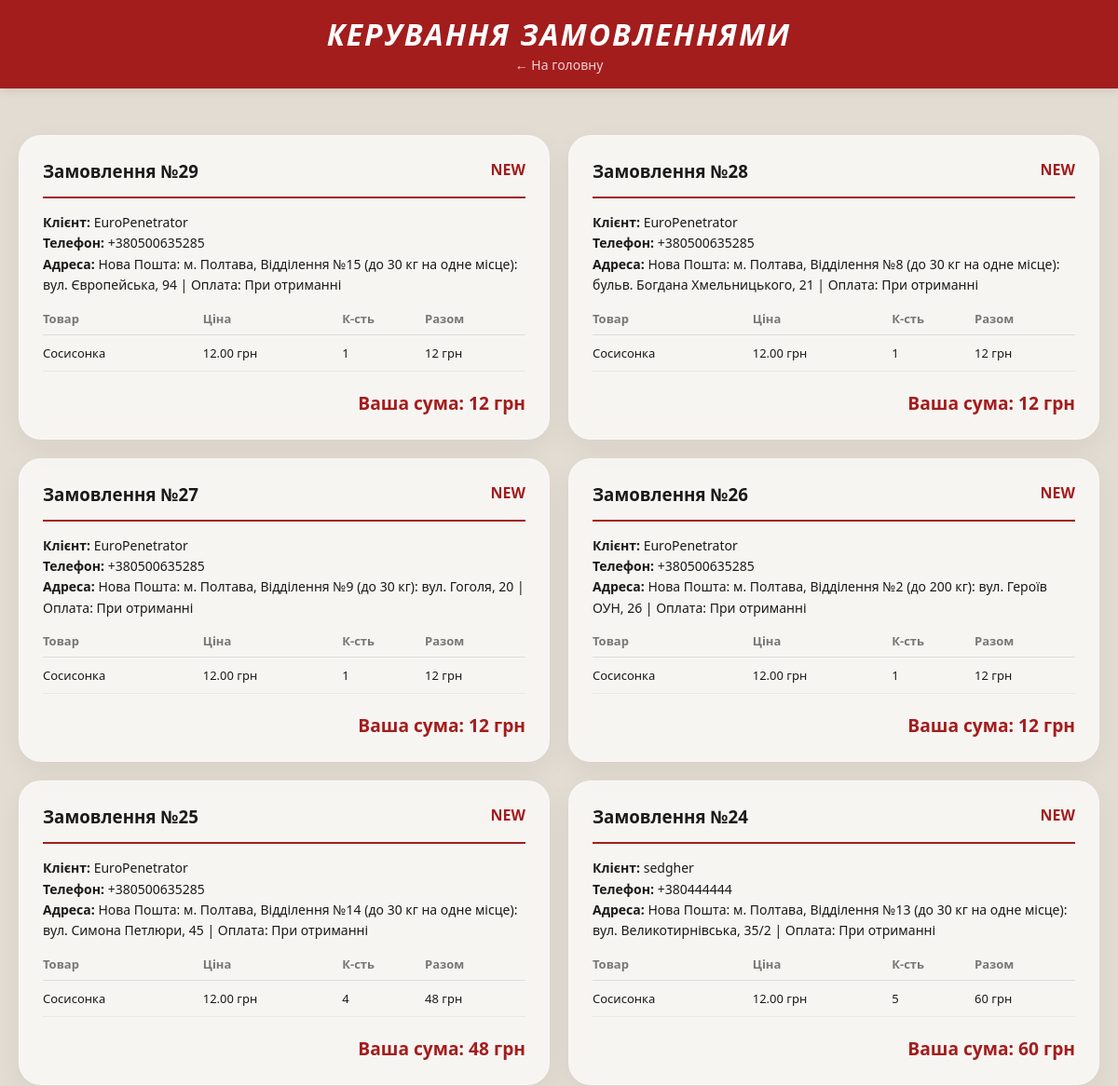
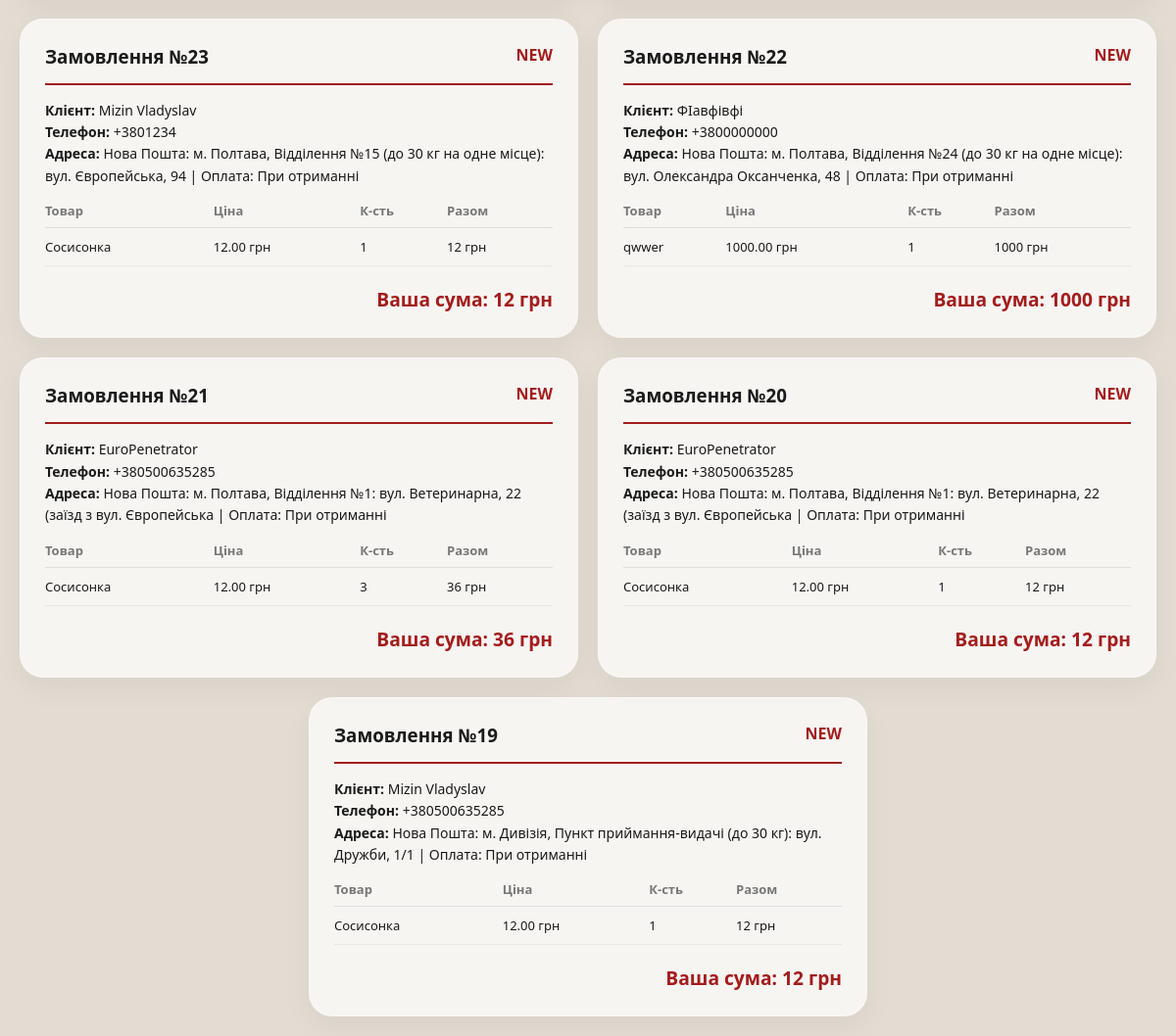
The app's page /admin_orders.php (signed in), older data (2 pictures, top to bottom).
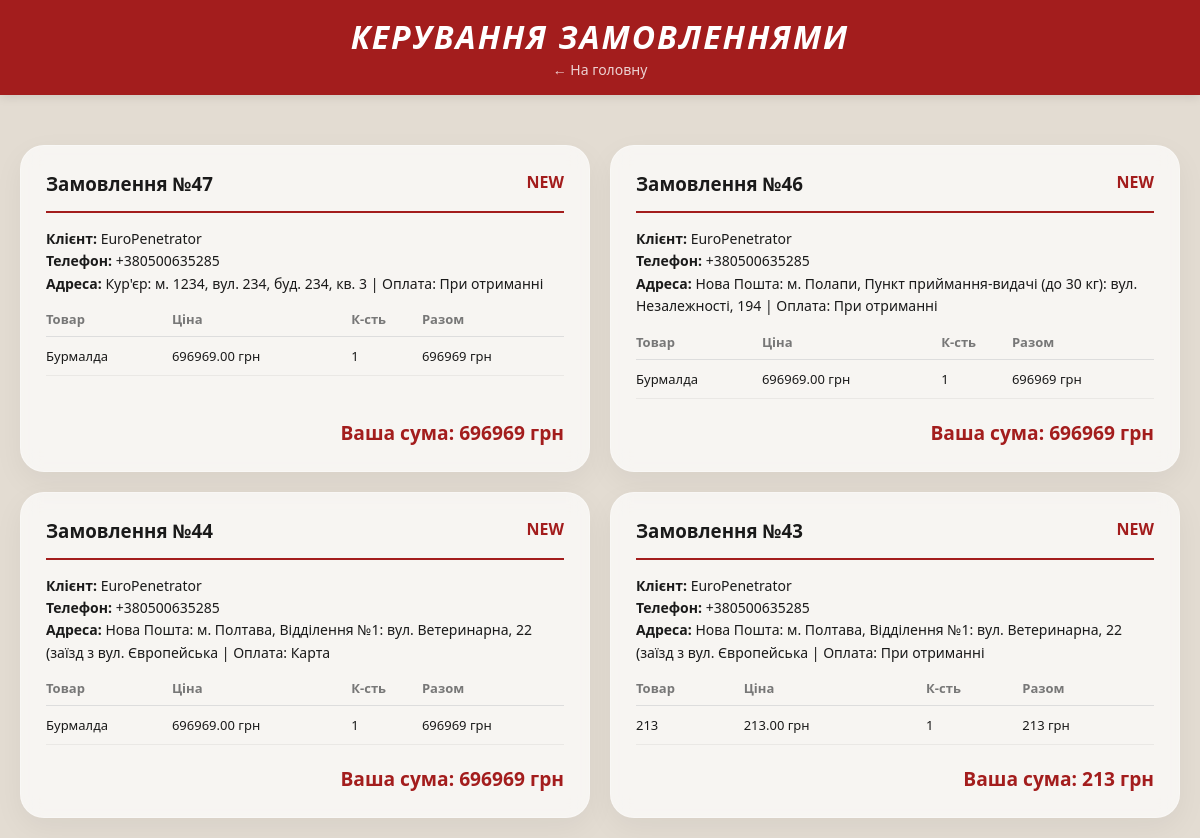
The same page, newer data.
### tables this page shows
CREATE TABLE `orders` (
  `id` int(11) NOT NULL,
  `user_id` int(11) DEFAULT NULL,
  `customer_name` varchar(255) DEFAULT NULL,
  `phone` varchar(20) DEFAULT NULL,
  `address` text NOT NULL,
  `total_price` decimal(10,2) DEFAULT NULL,
  `items_json` text DEFAULT NULL,
  `status` enum('new','processing','completed') DEFAULT 'new',
  `created_at` timestamp NOT NULL DEFAULT current_timestamp()
);

### admin_orders.php (the view, shortened to what this page needs)
<?php
require 'config.php';
$seller_id = $_SESSION['user_id'];
$stmt = $pdo->prepare("
    SELECT o.*, u.name as buyer_name
    FROM orders o
    LEFT JOIN users u ON o.user_id = u.id
    ORDER BY o.created_at DESC
");
$stmt->execute();
$all_orders = $stmt->fetchAll();
$seller_orders = [];
foreach ($all_orders as $order) {
    $items = json_decode($order['items_json'], true);
    $seller_items = [];
    $seller_subtotal = 0;
    if (is_array($items)) {
        foreach ($items as $item) {
            if (isset($item['product_id'])) {
                $stmt_prod = $pdo->prepare("SELECT seller_id FROM products WHERE id = ?");
                $stmt_prod->execute([$item['product_id']]);
                $product = $stmt_prod->fetch();
                if ($product && $product['seller_id'] == $seller_id) {
                    $seller_items[] = $item;
                    $seller_subtotal += $item['price'] * $item['quantity'];
                }
            }
        }
    }
    if (!empty($seller_items)) {
        $order['my_items'] = $seller_items;
        $order['my_total'] = $seller_subtotal;
        $seller_orders[] = $order;
    }
}
?>
<!DOCTYPE html>
<html lang="uk">
<head>
    <link rel="stylesheet" href="style.css">
</head>
<body class="admin-body">
    <div class="header-admin">
        <h1>Керування замовленнями</h1>
        <a href="index.php" class="back-link">← На головну</a>
    </div>
    <div class="orders-grid">
        <?php if (empty($seller_orders)): ?>
            <p style="text-align: center; font-size: 1.2em; color: #777;">Замовлень поки немає.</p>
        <?php else: ?>
            <?php foreach ($seller_orders as $order): ?>
                <div class="order-card">
                    <div class="order-card-header">
                        <h3>Замовлення №<?php echo $order['id']; ?></h3>
                        <span class="order-status-badge"><?php echo htmlspecialchars($order['status']); ?></span>
                    </div>
                    <div class="order-info">
                        <strong>Клієнт:</strong> <?php echo htmlspecialchars($order['customer_name']); ?><br>
                        <strong>Телефон:</strong> <?php echo htmlspecialchars($order['phone']); ?><br>
                        <strong>Адреса:</strong> <?php echo htmlspecialchars($order['address']); ?>
                    </div>
                    <table class="order-items-table">
                        <thead>
                            <tr>
                                <th>Товар</th>
                                <th>Ціна</th>
                                <th>К-сть</th>
                                <th>Разом</th>
                            </tr>
                        </thead>
                        <tbody>
                            <?php foreach ($order['my_items'] as $item): ?>
                                <tr>
                                    <td><?php echo htmlspecialchars($item['title']); ?></td>
                                    <td><?php echo $item['price']; ?> грн</td>
                                    <td><?php echo $item['quantity']; ?></td>
                                    <td><?php echo $item['price'] * $item['quantity']; ?> грн</td>
                                </tr>
                            <?php endforeach; ?>
                        </tbody>
                    </table>
                    <div class="order-total-footer">
                        Ваша сума: <?php echo $order['my_total']; ?> грн
                    </div>
                </div>
            <?php endforeach; ?>
        <?php endif; ?>
    </div>
</body>
</html>

### style.css (style rules this page uses)
* { box-sizing: border-box; margin: 0; padding: 0; font-family: 'Segoe UI', Roboto, Helvetica, Arial, sans-serif; }
body { background-color: #e3dcd2; color: #1a1a1a; min-height: 100vh; padding: 0; display: flex; flex-direction: column; align-items: center; overflow-x: hidden; }
body { background-color: #e3dcd2; color: #1a1a1a; min-height: 100vh; display: flex; flex-direction: column; align-items: center; }
.order-card { background: rgba(255, 255, 255, 0.7); backdrop-filter: blur(10px); border: 1px solid rgba(255, 255, 255, 0.3); border-radius: 24px; padding: 25px; box-shadow: 0 10px 30px rgba(0,0,0,0.05); width: calc(50% - 10px); min-width: 350px; display: flex; flex-direction: column; }
.admin-body { background-color: #e3dcd2; color: #1a1a1a; min-height: 100vh; display: flex; flex-direction: column; align-items: center; }
.header-admin { width: 100%; background-color: #a31d1d; padding: 15px 0; text-align: center; box-shadow: 0 2px 10px rgba(0,0,0,0.1); margin-bottom: 30px; }
.header-admin h1 { color: #fff; font-weight: 900; text-transform: uppercase; font-style: italic; letter-spacing: 2px; margin: 0; }
.back-link { color: white; text-decoration: none; font-size: 14px; opacity: 0.8; }
.orders-grid { display: flex; flex-wrap: wrap; gap: 20px; max-width: 1200px; width: 100%; padding: 20px; justify-content: center; }
.order-card { background: rgba(255, 255, 255, 0.7); backdrop-filter: blur(10px); -webkit-backdrop-filter: blur(10px); border: 1px solid rgba(255, 255, 255, 0.3); border-radius: 24px; padding: 25px; box-shadow: 0 10px 30px rgba(0,0,0,0.05); width: calc(50% - 10px); min-width: 350px; display: flex; flex-direction: column; }
.order-card-header { display: flex; justify-content: space-between; border-bottom: 2px solid #a31d1d; padding-bottom: 15px; margin-bottom: 15px; }
.order-card-header h3 { font-weight: 800; margin: 0; }
.order-status-badge { color: #a31d1d; font-weight: bold; text-transform: uppercase; }
.order-info { font-size: 14px; line-height: 1.6; margin-bottom: 15px; }
.order-items-table { width: 100%; border-collapse: collapse; font-size: 13px; }
.order-items-table th { text-align: left; color: #777; border-bottom: 1px solid #ddd; padding-bottom: 8px; }
.order-items-table td { padding: 10px 0; border-bottom: 1px solid rgba(0,0,0,0.05); }
.order-total-footer { text-align: right; margin-top: auto; padding-top: 20px; font-size: 1.2em; font-weight: 900; color: #a31d1d; }

Row changes from the older to the newer data that the page shows:
removed orders: id "29", status "NEW", customer_name "EuroPenetrator", phone "+380500635285", address "Нова Пошта: м. Полтава, Відділення №15 (до 30 кг на одне місце): вул. Європейська, 94 | Оплата: При отриманні", title "Сосисонка", price "12.00", quantity "1", quantity "12", my_total "12"
removed orders: id "28", status "NEW", customer_name "EuroPenetrator", phone "+380500635285", address "Нова Пошта: м. Полтава, Відділення №8 (до 30 кг на одне місце): бульв. Богдана Хмельницького, 21 | Оплата: При отриманні", title "Сосисонка", price "12.00", quantity "1", quantity "12", my_total "12"
removed orders: id "27", status "NEW", customer_name "EuroPenetrator", phone "+380500635285", address "Нова Пошта: м. Полтава, Відділення №9 (до 30 кг): вул. Гоголя, 20 | Оплата: При отриманні", title "Сосисонка", price "12.00", quantity "1", quantity "12", my_total "12"
removed orders: id "26", status "NEW", customer_name "EuroPenetrator", phone "+380500635285", address "Нова Пошта: м. Полтава, Відділення №2 (до 200 кг): вул. Героїв ОУН, 26 | Оплата: При отриманні", title "Сосисонка", price "12.00", quantity "1", quantity "12", my_total "12"
removed orders: id "25", status "NEW", customer_name "EuroPenetrator", phone "+380500635285", address "Нова Пошта: м. Полтава, Відділення №14 (до 30 кг на одне місце): вул. Симона Петлюри, 45 | Оплата: При отриманні", title "Сосисонка", price "12.00", quantity "4", quantity "48", my_total "48"
removed orders: id "24", status "NEW", customer_name "sedgher", phone "+380444444", address "Нова Пошта: м. Полтава, Відділення №13 (до 30 кг на одне місце): вул. Великотирнівська, 35/2 | Оплата: При отриманні", title "Сосисонка", price "12.00", quantity "5", quantity "60", my_total "60"
removed orders: id "23", status "NEW", customer_name "Mizin Vladyslav", phone "+3801234", address "Нова Пошта: м. Полтава, Відділення №15 (до 30 кг на одне місце): вул. Європейська, 94 | Оплата: При отриманні", title "Сосисонка", price "12.00", quantity "1", quantity "12", my_total "12"
removed orders: id "22", status "NEW", customer_name "ФІавфівфі", phone "+3800000000", address "Нова Пошта: м. Полтава, Відділення №24 (до 30 кг на одне місце): вул. Олександра Оксанченка, 48 | Оплата: При отриманні", title "qwwer", price "1000.00", quantity "1", quantity "1000", my_total "1000"
removed orders: id "21", status "NEW", customer_name "EuroPenetrator", phone "+380500635285", address "Нова Пошта: м. Полтава, Відділення №1: вул. Ветеринарна, 22 (заїзд з вул. Європейська | Оплата: При отриманні", title "Сосисонка", price "12.00", quantity "3", quantity "36", my_total "36"
removed orders: id "20", status "NEW", customer_name "EuroPenetrator", phone "+380500635285", address "Нова Пошта: м. Полтава, Відділення №1: вул. Ветеринарна, 22 (заїзд з вул. Європейська | Оплата: При отриманні", title "Сосисонка", price "12.00", quantity "1", quantity "12", my_total "12"
removed orders: id "19", status "NEW", customer_name "Mizin Vladyslav", phone "+380500635285", address "Нова Пошта: м. Дивізія, Пункт приймання-видачі (до 30 кг): вул. Дружби, 1/1 | Оплата: При отриманні", title "Сосисонка", price "12.00", quantity "1", quantity "12", my_total "12"
added orders: id "47", status "NEW", customer_name "EuroPenetrator", phone "+380500635285", address "Кур'єр: м. 1234, вул. 234, буд. 234, кв. 3 | Оплата: При отриманні", title "Бурмалда", price "696969.00", quantity "1", quantity "696969", my_total "696969"
added orders: id "46", status "NEW", customer_name "EuroPenetrator", phone "+380500635285", address "Нова Пошта: м. Полапи, Пункт приймання-видачі (до 30 кг): вул. Незалежності, 194 | Оплата: При отриманні", title "Бурмалда", price "696969.00", quantity "1", quantity "696969", my_total "696969"
added orders: id "44", status "NEW", customer_name "EuroPenetrator", phone "+380500635285", address "Нова Пошта: м. Полтава, Відділення №1: вул. Ветеринарна, 22 (заїзд з вул. Європейська | Оплата: Карта", title "Бурмалда", price "696969.00", quantity "1", quantity "696969", my_total "696969"
added orders: id "43", status "NEW", customer_name "EuroPenetrator", phone "+380500635285", address "Нова Пошта: м. Полтава, Відділення №1: вул. Ветеринарна, 22 (заїзд з вул. Європейська | Оплата: При отриманні", title "213", price "213.00", quantity "1", quantity "213", my_total "213"
